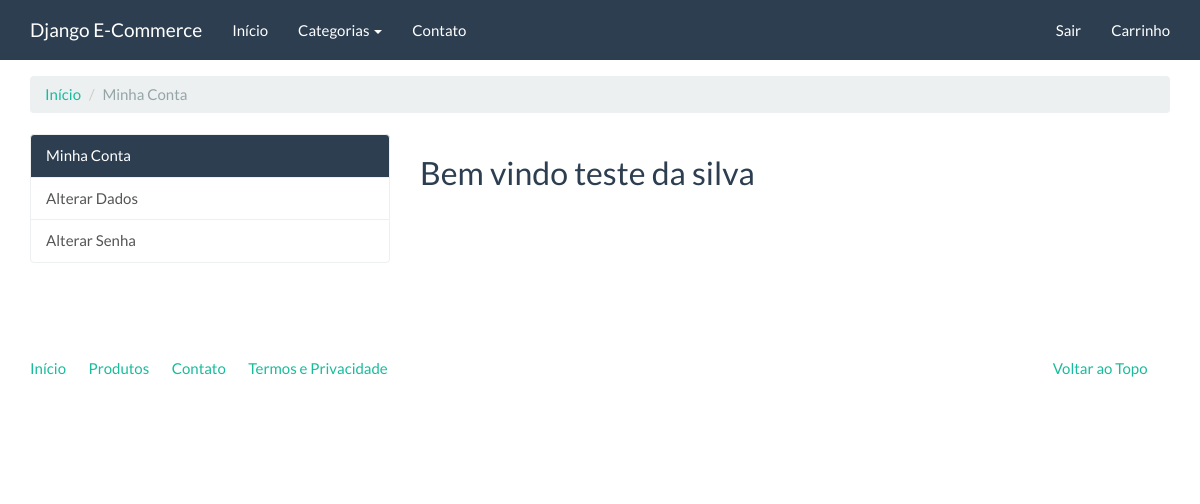
Page /conta/ (signed in) on the earlier database version.
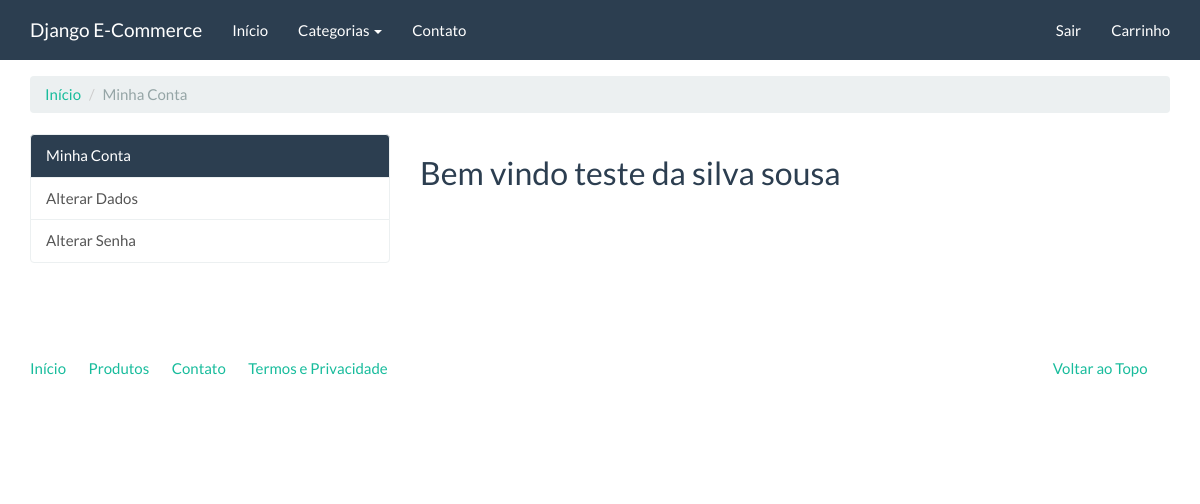
Same page on the later database version.
### accounts/models.py (models this page shows, shortened)
class User(AbstractBaseUser, PermissionsMixin):
    username = models.CharField("Usuário", max_length=30, unique=True, validators=[validators.RegexValidator(re.compile('^[\w.@+-]+$'), "Informe um nome de usuário válido. Este valor pode conter apenas letras, números e os seguintes caracteres @/./+/-/_.", 'invalid')], help_text="Obrigatório. Insira aqui um nome de usuário com 150 caracteres ou menos. Letras, números e @/./+/-/_ apenas.")
    email = models.EmailField("E-mail", unique=True, help_text="Obrigatório. Insira aqui um e-mail válido.")
    name = models.CharField("Nome completo", blank=False, max_length=100, help_text="Obrigatório. Insira aqui seu nome completo.")
    is_active = models.BooleanField("Ativo", blank=True, default=True, help_text="Indica que este usuário está ativo para logar.")
    is_staff = models.BooleanField("Membro da equipe", blank=True, default=False, help_text="Indica que este usuário é membro da equipe de administradores.")
    date_joined = models.DateTimeField("Data do Registro", auto_now_add=True)
    avatar = models.ImageField("Imagem de Perfil", upload_to="accounts/profile_avatar", null=True, blank=True)
    USERNAME_FIELD = 'username'
    REQUIRED_FIELDS = ['email']
    objects = UserManager()
    class Meta:
        verbose_name = 'Usuário'
        verbose_name_plural = 'Usuários'
    def __str__(self):
        return self.name or self.username

### accounts/views.py (the view)
class AccountView(LoginRequiredMixin, TemplateView):
    template_name = 'accounts/account.html'

### catalog/context_processors.py (called while the page is built)
def categories(request):
    return {
        'categories': Category.objects.all()
    }

### catalog/models.py (called while the page is built)
    def __str__(self):
        return self.name

    def get_absolute_url(self):
        return reverse('catalog:category', kwargs={'slug': self.slug})

### accounts/templates/accounts/account.html (shortened to what this page needs)
{% extends "base.html" %}
{% block container %}
<ol class="breadcrumb">
  <li><a href="#">Início</a></li>
  <li class="active">Minha Conta</li>
</ol>
<div class="row">
    <div class="col-md-4">
        <div class="list-group">
          <a href="{% url 'accounts:account' %}" class="list-group-item active">Minha Conta</a>
          <a href="{% url 'accounts:update_user' %}" class="list-group-item">Alterar Dados</a>
          <a href="{% url 'accounts:update_password' %}" class="list-group-item">Alterar Senha</a>
        </div>
    </div>
    <div class="col-md-8">
        {% block accounts_container %}
            <h2>Bem vindo {{ user }}</h2>
        {% endblock %}
    </div>
</div>
{% endblock %}

Differences in the rows shown:
changed User: name "teste da silva" → "teste da silva sousa"
